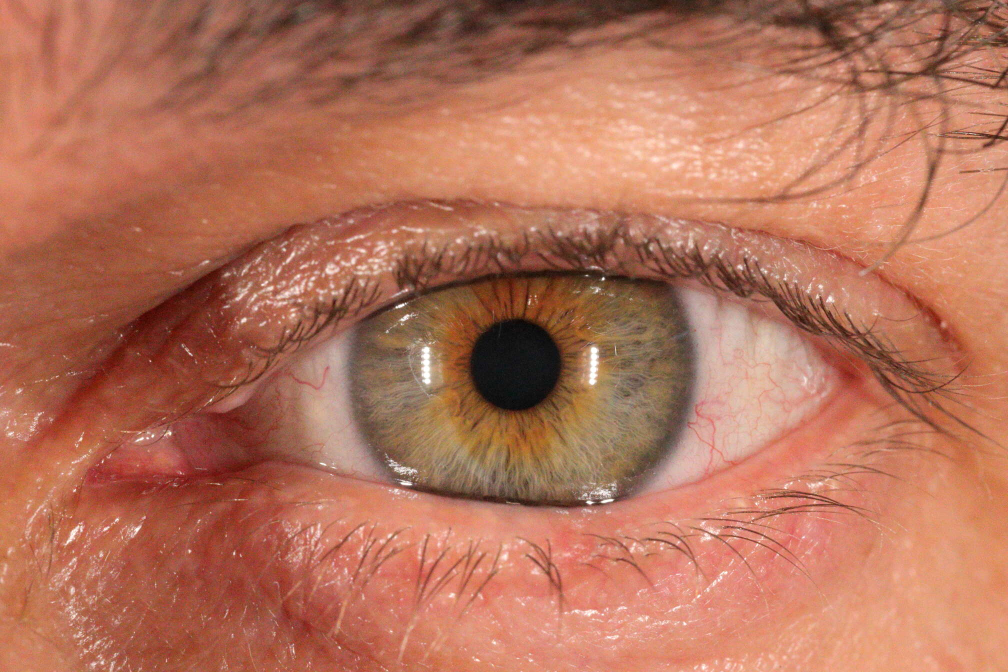
#> input picture LightX/LightX/Resources/00_00.jpg, 2016 x 1344 px (shown at 1/2 size)
$ python vision_oeil.py ../Resources/00_00.jpg
#> lines starting #> are read from the running program, lines starting #| are printed output that depends on the picture; after the words box and inside, x2 and y2 are one past the last pixel; in counts of white or black regions, pixels touching at a corner belong together
import os
import cv2
import numpy as np
import matplotlib.pyplot as plt
from datetime import datetime
from numpy.fft import fft, fft2, fftshift, ifft, ifftshift
import sys
import base64

#############################################################################################################################
# Effectue la transformée de fourier pour obtenir un score de clarté.
# Le score est basé sur sur le nombre de point à haute fréquence qui représente les détails dans l'image.
# @param ImgGray : L'image monochrome à traiter
# @return dataFocus : Score de clarté
#############################################################################################################################
def data_focus(imgGray):
    TF = fftshift(fft2(ifftshift(imgGray)))
    magnTF = 20*np.log(np.abs(TF)+1)
    dataFocus = magnTF.sum()
    return dataFocus


##################################################################################################################
#  Effectue un recadrage sur l'iris si elle est détecté sinon effecue un scaling pour augmenter les performances.
#  @param img : Image original à traiter
#  @param cx : Position en x de la pupil si détecté
#  @param cy : Position en y de la pupil si détecté
#  @param scaling : Grandeur du scaling pour pour augmenter les performances.
#  @return dataFocus : Score de clarté
##################################################################################################################
def blur_score(img, cx=0, cy=0, scaling=256):
    if cx and cy:
        img = img[cy:cy+scaling, cx:cx+scaling]
    else:
        img = cv2.resize(img, (scaling, scaling))
    imgGray = cv2.cvtColor(img, cv2.COLOR_BGR2GRAY)
    dataFocus = data_focus(imgGray)
    return dataFocus


#######################################################################################################
# Permet d'extraire des paramètre dans l'image selon leur seuil de valeur HSV. Entre autre permet de trouver la
# position de la pupil et de la fente dans l'image
#  @param img_hsv : Image à traiter dans le domaine HSV
#  @param parameter_bound : Les seuils définnissants les caractéristiques des paramètre à extraire
#  @param area_thresh : L'aire minimal à considéré pour déclaré la détection du paramètre
#  @return cx, cy : La position en x et en y du centre du paramètre extrait
#######################################################################################################
def parameter_extractor(img_hsv,parameter_bound,area_thresh=1000):
    lower_bound = np.array(parameter_bound[:3])
    upper_bound = np.array(parameter_bound[3:])
    mask = cv2.inRange(img_hsv, lower_bound, upper_bound)
    contours, _ = cv2.findContours(mask,cv2.RETR_TREE,cv2.CHAIN_APPROX_SIMPLE)
    cx=0
    cy=0
    area_array=[]
    for cnt in contours:
        area=cv2.contourArea(cnt)
        epsilon = 0.01*cv2.arcLength(cnt,True)
        approx = cv2.approxPolyDP(cnt,epsilon,True)
        if area > 1000:
            M = cv2.moments(approx)
            if M['m00']:
                cx = int(M['m10']/M['m00'])
                cy = int(M['m01']/M['m00'])
                pupil_cy=cy
    return cx, cy


#######################################################################################################
# Permet de décoder l'image provenant du program C#, applique la détection de flou, de la pupille
# et de la fente.
# Enregistre dans un fichier texte pour retourner la commande au logiciel LightX (C#).
# @param frame_path : Le chemin de la frame enregistrée sous forme de fichier binaire.
#######################################################################################################
def main(frame_path):
    #frame_path = "C:\\Users\\cassa\\Desktop\\LightXGithub\\userinterface\\LightX\\LightX\\LightX\\imgProcessing";
#> called with frame_path = '../Resources/00_00.jpg'
    with open(frame_path, mode='rb') as infile:
        data = infile.read()
    # CV2
    nparr = np.fromstring(data, np.uint8)
    frame = cv2.imdecode(nparr,1)
#> frame is the input picture: shape (1344, 2016, 3); mean B, G, R 90.1, 113.9, 180
    pupil_bound = [36, 0, 0, 143, 255, 49]
    fente_bound = [0, 199, 223, 180, 255, 255]
    picture_ready=False
    if not frame is None:
        hsv = cv2.cvtColor(frame, cv2.COLOR_BGR2HSV)
#> hsv: shape (1344, 2016, 3); mean H, S, V 9.2, 129, 180
        pupil_cx, pupil_cy = parameter_extractor(hsv,pupil_bound,area_thresh=500)
#> in parameter_extractor, `mask = cv2.inRange(img_hsv, lower_bound, upper_bound)`:
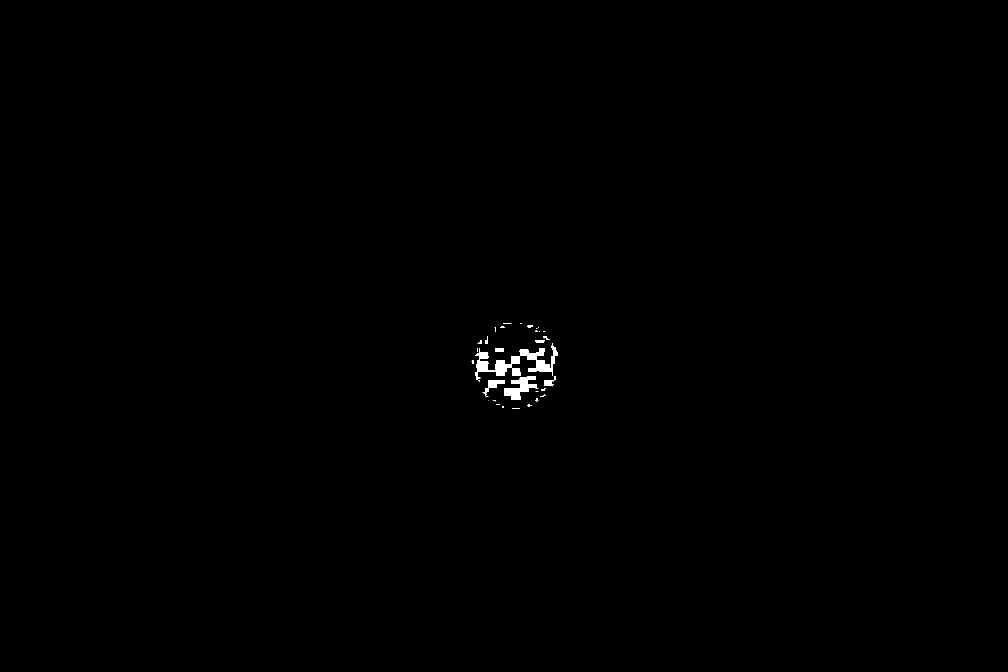
#> mask: shape (1344, 2016) (shown at 1/2 size); 0.25% white; 34 white regions (16 under 20 px)
#> in parameter_extractor, `contours, _ = cv2.findContours(mask,cv2.RETR_TREE,cv2.CHAIN_APPROX_SIM..`: contours = 37 contours, 25 with area under 20; largest, box (x1, y1, x2, y2) and area: (950, 686, 1115, 752) 3402, (1008, 752, 1077, 800) 1396, (965, 760, 1009, 794) 419, (1088, 752, 1111, 773) 168, (991, 696, 1008, 704) 112
#> the loop in parameter_extractor, `for cnt in contours:` made 37 passes
#> (area, epsilon, cx, cy, pupil_cy) on passes 15, 19: (1395.5, 2.92, 1038, 775, 775), (3402.5, 9.21, 1031, 728, 728)
#> (area, epsilon) on passes 7, 11, 13, 14, 22, 23: (20.5, 0.219), (419, 1.59), (30, 0.237), (168.5, 0.876), (66, 0.408), (26, 0.277)
#> pupil_cx = 1031; pupil_cy = 728
        fente_cx, fente_cy = parameter_extractor(hsv,fente_bound,area_thresh=500)
#> in parameter_extractor (call 2), `mask = cv2.inRange(img_hsv, lower_bound, upper_bound)`: mask: shape (1344, 2016); every value is 0
#> fente_cx = 0; fente_cy = 0
        dataFocus = blur_score(frame, pupil_cx, pupil_cy)
#> in blur_score, `img = img[cy:cy+scaling, cx:cx+scaling]`:
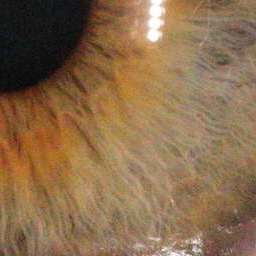
#> img: shape (256, 256, 3); mean of channels 0, 1, 2 76.1, 107.8, 137.8; drawn as B, G, R
#> in blur_score, `imgGray = cv2.cvtColor(img, cv2.COLOR_BGR2GRAY)`:
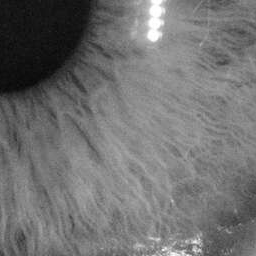
#> imgGray: shape (256, 256); min 7, max 255, mean 113.1
#> in data_focus, `magnTF = 20*np.log(np.abs(TF)+1)`:
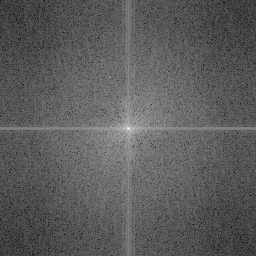
#> magnTF: shape (256, 256) float64; min 26.74, max 316.4, mean 131.6; drawn with min black and max white
#> in data_focus, `dataFocus = magnTF.sum()`: dataFocus = 8623885.6
#> dataFocus = 8623885.6

        if pupil_cx and pupil_cy:
            picture_ready = True
        if fente_cx:
            fente_cy= pupil_cy if pupil_cy else fente_cy

        command_str="{} {} {} {} {}".format(int(dataFocus), pupil_cx, pupil_cy, fente_cx, picture_ready)
#> command_str = '8623885 1031 728 0 True'
        command_file=open("command.txt","w")
        command_file.write(command_str)
        command_file.close()
        print(command_str)
#| 8623885 1031 728 0 True


if __name__ == "__main__":
    main(sys.argv[1])

$ run again, on LightX/LightX/Resources/02_00.jpg
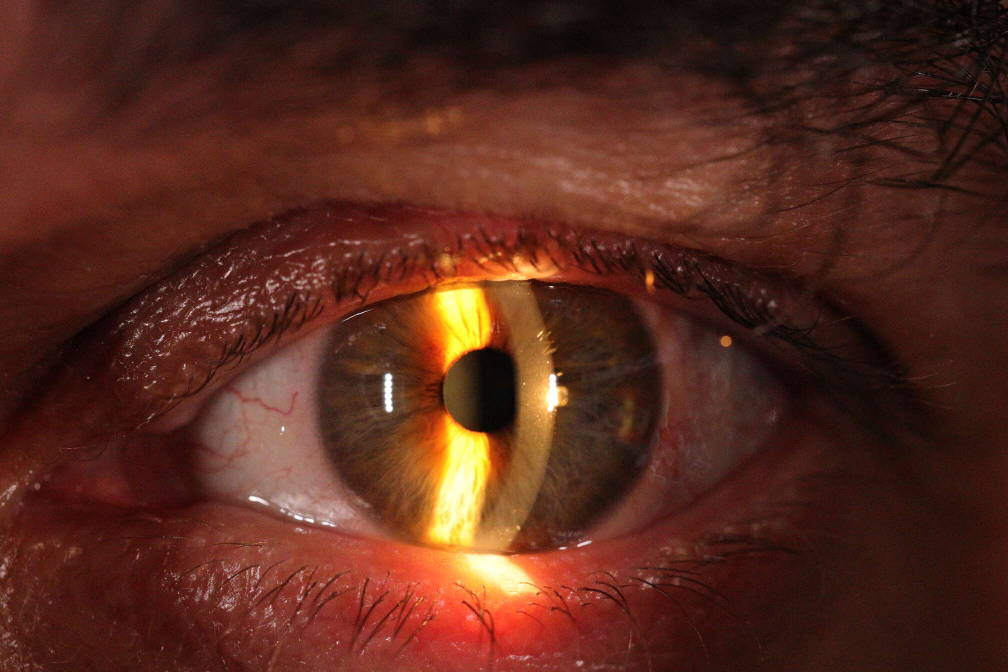
#> input picture LightX/LightX/Resources/02_00.jpg, 2016 x 1344 px (shown at 1/2 size)
#> in main, frame is the input picture: shape (1344, 2016, 3); mean B, G, R 29.1, 41.5, 86.7
#> hsv: shape (1344, 2016, 3); mean H, S, V 7.7, 170.2, 86.7
#> in parameter_extractor, `mask = cv2.inRange(img_hsv, lower_bound, upper_bound)`:
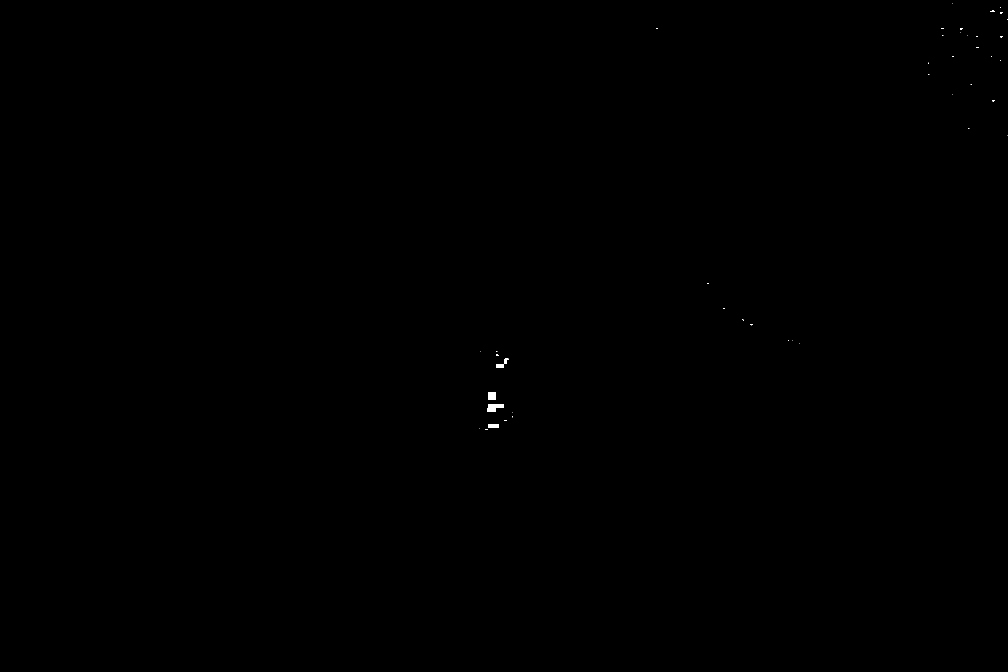
#> mask: shape (1344, 2016) (shown at 1/2 size); 0.04% white; 45 white regions (39 under 20 px)
#> contours = 45 contours, 40 with area under 20; largest, box (x1, y1, x2, y2) and area: (974, 808, 1007, 824) 322, (976, 784, 991, 800) 210, (976, 848, 998, 856) 147, (992, 728, 1007, 736) 98, (1008, 716, 1018, 728) 58
#> the loop in parameter_extractor, `for cnt in contours:` made 45 passes
#> (area, epsilon, approx) on passes 3, 8, 9: (147, 0.56, [[976, 848], [976, 855], [997, 855], [997, 848]]), (210, 0.58, [[976, 784], [976, 799], [990, 799], [990, 784]]), (98, 0.42, [[992, 728], [992, 735], [1006, 735], [1006, 728]])
#> in main, `pupil_cx, pupil_cy = parameter_extractor(hsv,pupil_bound,area_thresh=5..`: pupil_cx = 0
#> mask: shape (1344, 2016); 1.3% white; 274 white regions (228 under 20 px)
#> contours = 454 contours, 410 with area under 20; largest, box (x1, y1, x2, y2) and area: (851, 521, 1029, 744) 17962, (859, 827, 984, 1016) 5928, (874, 577, 959, 694) 5368, (872, 1186, 962, 1273) 3584, (928, 1173, 1070, 1272) 3558
#> the loop in parameter_extractor (call 2), `for cnt in contours:` made 454 passes
#> (area, epsilon, cx, cy, pupil_cy) on passes 117, 187, 334, 397, 410, 435, 446: (3584, 7.07, 913, 1236, 1236), (3558.5, 8.12, 1013, 1237, 1237), (1218, 6.19, 819, 1133, 1133), (1724.5, 4.68, 876, 1083, 1083), (5928.5, 9.31, 905, 906, 906), (17962.5, 11.24, 921, 631, 631), (5367.5, 5.21, 919, 620, 620)
#> fente_cx = 919; fente_cy = 620
#> in data_focus, `magnTF = 20*np.log(np.abs(TF)+1)`:
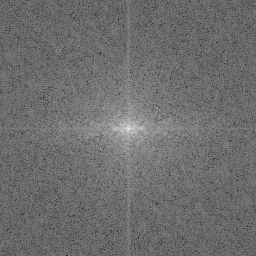
#> magnTF: shape (256, 256) float64; min 32.14, max 301.4, mean 148.4; drawn with min black and max white
#> in data_focus, `dataFocus = magnTF.sum()`: dataFocus = 9722565.9
#> command_str = '9722565 0 0 919 False'
#| 9722565 0 0 919 False

$ run again, on LightX/LightX/Resources/03_00.jpg
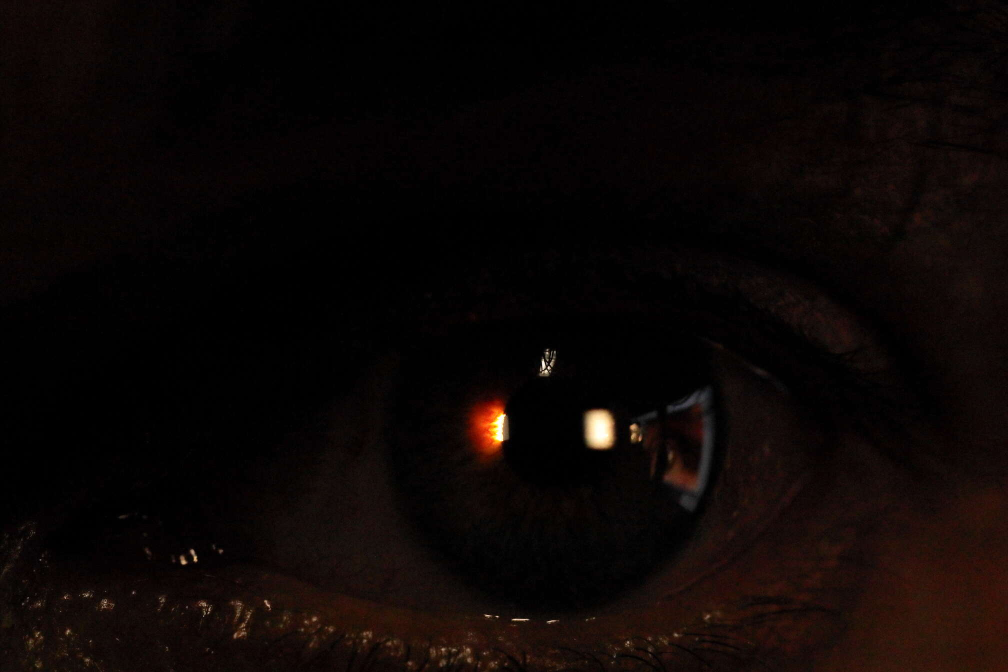
#> input picture LightX/LightX/Resources/03_00.jpg, 2016 x 1344 px (shown at 1/2 size)
#> in main, frame is the input picture: shape (1344, 2016, 3); mean B, G, R 4.5, 5.9, 11.6
#> hsv: shape (1344, 2016, 3); mean H, S, V 35.4, 103.6, 11.6
#> in parameter_extractor, `mask = cv2.inRange(img_hsv, lower_bound, upper_bound)`:
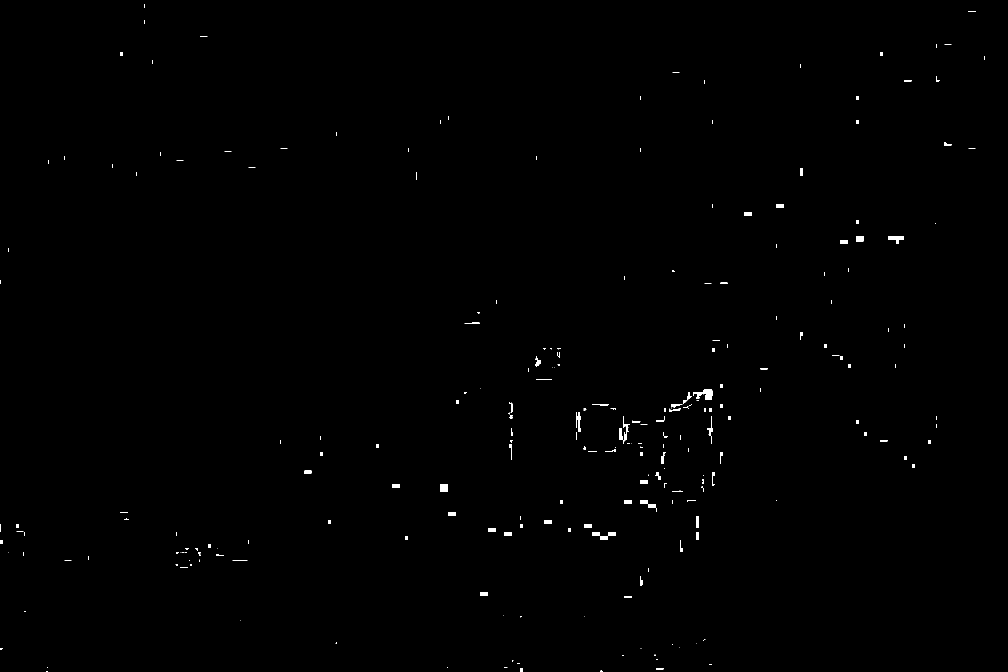
#> mask: shape (1344, 2016) (shown at 1/2 size); 0.36% white; 247 white regions (139 under 20 px)
#> contours = 250 contours, 161 with area under 20; largest, box (x1, y1, x2, y2) and area: (1386, 779, 1425, 800) 398, (1776, 472, 1807, 488) 251, (1239, 832, 1260, 888) 236, (880, 968, 895, 984) 210, (1152, 824, 1161, 864) 162
#> the loop in parameter_extractor, `for cnt in contours:` made 250 passes
#> (area, epsilon, approx) on passes 4, 28, 29: (35, 0.24, [[1040, 1336], [1040, 1343], [1045, 1343], [1045, 1336]]), (30, 0.34, [[1248, 1192], [1248, 1194], [1263, 1194], [1263, 1192]]), (98, 0.42, [[960, 1184], [960, 1191], [974, 1191], [974, 1184]])
#> in main, `pupil_cx, pupil_cy = parameter_extractor(hsv,pupil_bound,area_thresh=5..`: pupil_cx = 0
#> mask: shape (1344, 2016); 0.06% white; 1 white region
#> contours = 4 contours, 3 with area under 20; largest, box (x1, y1, x2, y2) and area: (962, 816, 1007, 892) 1463
#> the loop in parameter_extractor (call 2), `for cnt in contours:` made 4 passes
#> (area, epsilon, cx, cy, pupil_cy) on pass 1: (1463, 2.88, 983, 852, 852)
#> fente_cx = 983; fente_cy = 852
#> in data_focus, `magnTF = 20*np.log(np.abs(TF)+1)`:
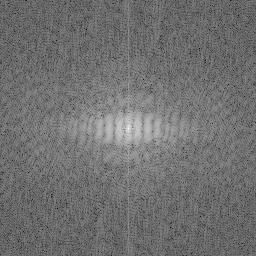
#> magnTF: shape (256, 256) float64; min 32.17, max 261.6, mean 133.6; drawn with min black and max white
#> in data_focus, `dataFocus = magnTF.sum()`: dataFocus = 8755820.3
#> command_str = '8755820 0 0 983 False'
#| 8755820 0 0 983 False
